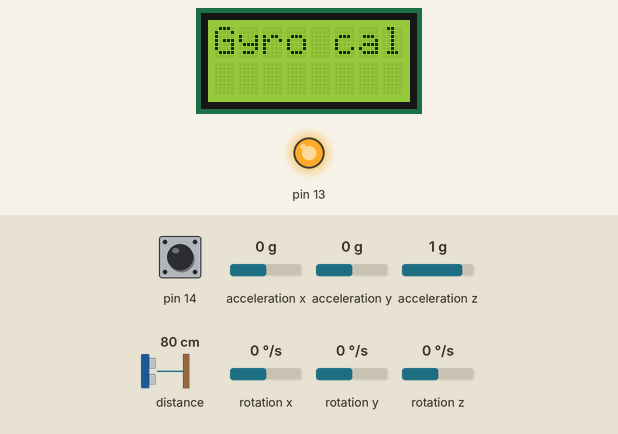
Bench run of a sketch on a simulated Arduino Leonardo, built with avr-gcc and run on an emulated ATmega32U4. Parts: 8×2 character LCD, output pins drawn as LEDs (lit = HIGH). The test bench sets the inputs (shaded band); at power-on: pin 14 HIGH, rotation z 0 °/s, acceleration x 0 g, acceleration y 0 g, acceleration z 1 g, distance to the obstacle 80 cm, rotation x 0 °/s, rotation y 0 °/s.

Above: at 0.8 s.
0.9 s: pin 14 pulled LOW for 3.2 s
At 1.5 s:
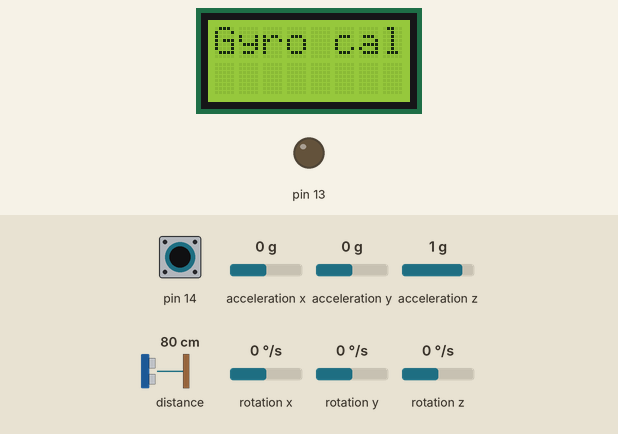
At 2.7 s:
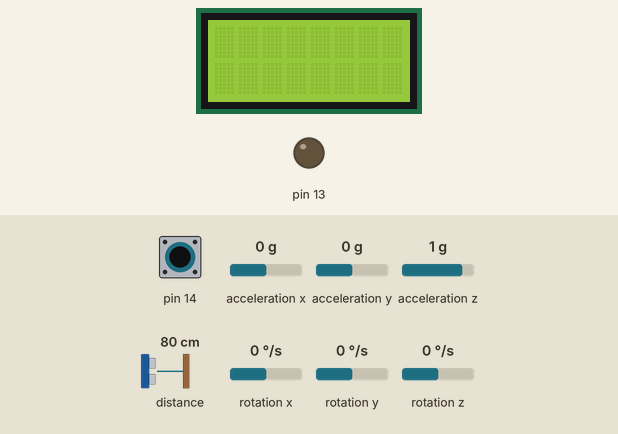
7.1 s: rotation z set to -12 °/s
10.1 s: rotation z set to -16 °/s
13.1 s: rotation z set to -7 °/s
16.1 s: rotation z set to -4 °/s
22.1 s: rotation z set to 0 °/s
Timing chart, 0 to 25.1 s (numbered marks = the images above; inputs shaded):
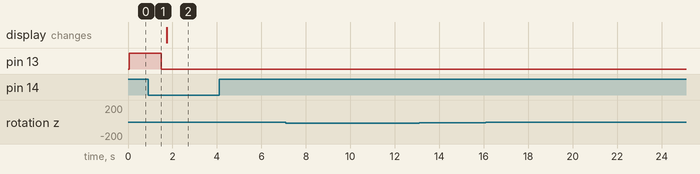

Measured:
- after the input at 7.1 s, every drawn part: stays the same
- after the input at 13.1 s, every drawn part: stays the same
- after the input at 16.1 s, every drawn part: stays the same

The sketch:

SystematicWheelOdometry.ino
```cpp
/*
    Created by: Nikolaj Krebs,
    Date: 10/9/2022 10:55PM
*/

#include <Arduino.h>
#include <Wire.h>
#include <Zumo32U4.h>
#include <math.h>

#define MOTOR_SPEED 100
#define NUM_SENSORLEVELS 6
#define DEBUG_MODE false

Zumo32U4LCD LCD;
Zumo32U4IMU IMU;
Zumo32U4ButtonA ButtonA;
Zumo32U4ProximitySensors ProximitySensors;

uint16_t BrightnessLevels[] = { 1,1,3,3,5,5 };

//Booleans that help the robot know how far in the process it is
bool Rotating = false;
bool ReachedDestination = false;
bool NavFinished = false;
bool Navigating = false;
bool SensorReads = true;
bool Bounce = true;
bool Reset = true;

////////////////////////Odometry Constants and variables/////////////////////////
int WheelDiameter = 4; // 4cm
int AxleLength = 9;
int DeltaT = 25;
double CurrentX = 0;
double CurrentY = 0;
double DeltaX = 0;
double DeltaY = 0;
int GlobalTheta; // Orientation
double MomentaryTheta, TargetTheta, DeltaD;
double VelocityR = 0;
double VelocityL = 0;
double FWDVelocity = 0;

//////////////////////// MOTOR ////////////////////////
Zumo32U4Motors Motors;
Zumo32U4Encoders WheelEncoders;
int DrivenDistance;
int Angle;

////////////////Gyro setup/////////////////////
int TurnAngleDegrees;

/* turnAngle is a 32-bit unsigned integer representing the amount
the robot has turned since the last time turnSensorReset was
called.  This is computed solely using the Z axis of the gyro, so
it could be inaccurate if the robot is rotated about the X or Y
axes.
Our convention is that a value of 0x20000000 represents a 45
degree counter-clockwise rotation.  This means that a uint32_t
can represent any angle between 0 degrees and 360 degrees.  If
you cast it to a signed 32-bit integer by writing
(int32_t)turnAngle, that integer can represent any angle between
-180 degrees and 180 degrees. */
uint32_t CurrentTurnAngle = 0;

// This variable helps us keep track of how much time has passed
// between readings of the gyro.
uint16_t GyroLastUpdate = 0;

// turnRate is the current angular rate of the gyro, in units of
// 0.07 degrees per second.
// GyroOffset is the average reading obtained from the gyro's Z axis
// during calibration.
int16_t TurnRate, GyroOffset;

/// <summary>
/// A single waypoint struct that represents a waypoint within a 2d frame
/// </summary>
struct Waypoint
{
    int X;
    int Y;
    Waypoint* next; // Chain reference to the next waypoint in queue (If queue is not NULL)

    Waypoint(int x, int y) {
        X = x;
        Y = y;
        next = NULL;
    }
};

/// <summary>
/// Debug log function that only logs if DEBUG_MODE is set to true.
/// </summary>
/// <param name="text"></param>
void debugLog(String text) {
    if (DEBUG_MODE)
        Serial.println("[DEBUG]<" + (String)__TIME__ + ">: " + text);
}

/// <summary>
/// The overall struct for the waypoint queue that contains a rear and front end for Waypoints.
/// </summary>
struct WaypointQueue
{
    Waypoint* Front, * Rear;

    WaypointQueue() {
        Front = Rear = NULL;
    }

    /// <summary>
    /// Adds a waypoint to the queue
    /// </summary>
    /// <param name="x"></param>
    /// <param name="y"></param>
    void EnQueue(int x, int y)
    {
        Waypoint* temp = new Waypoint(x, y);

        if (Rear == NULL) {
            Front = Rear = temp;
            return;
        }

        Rear->next = temp;
        Rear = temp;
        debugLog("Waypoint has been enqueued. Data (X): " + (String)temp->X + ", (Y): " + (String)temp->Y);
    }

    /// <summary>
    /// Removes a waypoint from the queue
    /// </summary>
    void DeQueue()
    {
        if (Front == NULL) {
            return;
        }

        Waypoint* temp = Front;
        Front = Front->next;

        if (Front == NULL) {
            Rear = NULL;
        }

        //debugLog("Removed waypoint from queue. Data (X): " + (String)temp->X + ", (Y): " + (String)temp->Y);
        delete(temp);
        //debugLog("Removed. X value for the next waypoint in queue: " + (String)front->X)
    }
};

WaypointQueue WaypointQueue_;

// the setup function runs once when you press reset or power the board
void setup() {
    ConfigureComponents();
}

// the loop function runs over and over again until power down or reset
void loop() {
    WaypointQueue_.DeQueue();
    // If there is a waypoint within the queue
    if (WaypointQueue_.Front != NULL) {
        MoveTo(WaypointQueue_.Front->X, WaypointQueue_.Front->Y);
    }
    // If there is no waypoints left in the queue
    else {
        NavFinished = true;
    }
    // If a reset is indicated
    if (NavFinished && Reset) {
        Reset = false;
        TurnAngle(0, 'R');
        Motors.setSpeeds(-MOTOR_SPEED, -MOTOR_SPEED);
        delay(1500);
        Motors.setSpeeds(0, 0);
    }
}

/// <summary>
/// Configures the components and sets the initial values and properties required for the code to run
/// properly
/// </summary>
void ConfigureComponents() {
    Serial.begin(9600);
    GyroscopeSetup();
    delay(500);
    GyroscopeReset();
    LCD.clear();
    ButtonA.waitForPress();
    delay(250);
    ProximitySensors.initThreeSensors();
    ProximitySensors.setBrightnessLevels(BrightnessLevels, sizeof(BrightnessLevels) / 2);
    CurrentX = -23;
    CurrentY = 10;
    EnQueueWaypoints();
    MoveTo(WaypointQueue_.Front->X, WaypointQueue_.Front->Y);
}

/// <summary>
/// Enqueues hardcoded waypoints that are made for the purpose of demonstration
/// </summary>
void EnQueueWaypoints() {
    WaypointQueue_.EnQueue(0, 11);
    WaypointQueue_.EnQueue(0, 45);
    WaypointQueue_.EnQueue(8, 45);
    WaypointQueue_.EnQueue(8, 10);
    WaypointQueue_.EnQueue(16, 10);
    WaypointQueue_.EnQueue(16, 45);
    WaypointQueue_.EnQueue(24, 45);
    WaypointQueue_.EnQueue(24, 10);
    WaypointQueue_.EnQueue(32, 10);
    WaypointQueue_.EnQueue(32, 45);
    WaypointQueue_.EnQueue(40, 45);
    WaypointQueue_.EnQueue(40, 10);
    WaypointQueue_.EnQueue(48, 10);
    WaypointQueue_.EnQueue(48, 45);
    WaypointQueue_.EnQueue(56, 45);
    WaypointQueue_.EnQueue(56, 10);
    WaypointQueue_.EnQueue(64, 10);
    WaypointQueue_.EnQueue(64, 40);
    WaypointQueue_.EnQueue(-23, 10);
}

/// <summary>
/// The initial setup function for configuration the IMU's gyroscope
/// </summary>
void GyroscopeSetup() {
    Wire.begin();
    IMU.init();
    IMU.enableDefault();
    IMU.configureForTurnSensing();
    LCD.clear();
    LCD.print(F("Gyro cal"));

    // Turn on the yellow LED in case the LCD is not available.
    ledYellow(1);
    // Calibrate the gyro.
    int32_t total = 0;
    int sampleIterations = 1024;
    for (uint16_t i = 0; i < sampleIterations; i++) {
        // Wait for new data to be available, then read it.
        while (!IMU.gyroDataReady()) {} // Is this needed????
        IMU.readGyro();
        // Add the Z axis reading to the total.
        total += IMU.g.z;
    }
    ledYellow(0);
    GyroOffset = total / sampleIterations;
    delay(250);
    // Display the angle (in degrees from -180 to 180)
    LCD.clear();
}

/// <summary>
/// Resetting the current turned angle of the robot and the last update counter for the
/// gyroscope
/// </summary>
void GyroscopeReset() {
    GyroLastUpdate = micros();
    CurrentTurnAngle = 0;
}

/// <summary>
/// The turn function for the robot that turns to a given angle in degrees in a given direction
/// that is represented by a char.
/// </summary>
/// <param name="goalAngle"></param>
/// <param name="Direction"></param>
void TurnAngle(int goalAngle, char direction)
{
    switch (direction)
    {
        // Turn in a right direction
        case 'R':
            GyroscopeUpdate();

            while (!Rotating) {
                UpdatePosition();
                if (GlobalTheta >= goalAngle && (goalAngle) >= GlobalTheta) {
                    Motors.setSpeeds(0, 0);
                    Rotating = true;
                }
                else {
                    Motors.setSpeeds(MOTOR_SPEED, -MOTOR_SPEED * 0.85);
                }
            }
            Rotating = false;
            break;

        // Turn in a left direction
        case 'L':
            GyroscopeUpdate();
            while (!Rotating)
            {
                UpdatePosition();
                if (GlobalTheta >= goalAngle && (goalAngle) >= GlobalTheta) {
                    Motors.setSpeeds(0, 0);
                    Rotating = true;
                }
                else {
                    Motors.setSpeeds(-MOTOR_SPEED, MOTOR_SPEED);
                }
            }
            Rotating = false;
            break;
    }
}

/// <summary>
/// Returns a boolean value that represents whether the robot is at the desired
/// location or not. This function also handles the difference between waypoints and current
/// positions in the frame when it is moving from a negative position to a negative waypoint.
/// </summary>
/// <param name="negX"></param>
/// <param name="negY"></param>
/// <param name="x"></param>
/// <param name="y"></param>
/// <param name="inverseX"></param>
/// <param name="inverseY"></param>
/// <returns></returns>
bool VerifyCurrentDestination(bool negX, bool negY, int x, int y, bool xInversed, bool yInversed)
{
    // Dear reader, we apologize for this cracked code but we are happy to inform you it works perfectly!
    bool ret = false;
    int equationLeftX = xInversed ? x : CurrentX;
    int equationLeftY = yInversed ? y : CurrentY;
    int equationRightX = xInversed ? CurrentX : x;
    int equationRightY = yInversed ? CurrentY : y;

    if (negX && negY) {
        debugLog("Moving to a pos where: " + (String)equationLeftY + " <= " + (String)equationRightY);
        ret = equationLeftX <= equationRightX && equationLeftY <= equationRightY ? true : false;
    }
    else if (!negX && !negY) {
        debugLog("Moving to a pos where: " + (String)equationLeftY + " >= " + (String)equationRightY);
        ret = equationLeftX >= equationRightX && equationLeftY >= equationRightY ? true : false;
    }
    else if (!negX && negY) {
        debugLog("Moving to a pos where: " + (String)equationLeftY + " <= " + (String)equationRightY);
        ret = equationLeftX >= equationRightX && equationLeftY <= equationRightY ? true : false;
    }
    else if (negX && !negY) {
        debugLog("Moving to a pos where: " + (String)equationLeftY + " >= " + (String)equationRightY);
        ret = equationLeftX <= equationRightX && equationLeftY >= equationRightY ? true : false;
    }
    return ret;
}

/// <summary>
/// Rotates the robot and calls for a forward movement to the desired waypoint
/// </summary>
/// <param name="x"></param>
/// <param name="y"></param>
void MoveTo(int x, int y)
{
    Navigating = true;
    int destx = x - CurrentX;
    int desty = y - CurrentY;
    char rotationalDirection;

    // Converts from radians to degrees
    int angleDeg = atan2(desty, destx) * 180 / PI;
    Angle = (angleDeg + 360) % 360;

    if (GlobalTheta > 245 && Angle < 90)
    {
        rotationalDirection = 'L';
    }
    else
    {
        rotationalDirection = 0 < Angle && Angle < 180 ? 'L' : 'R';
    }

    bool destXNeg = x < 0 ? true : false;
    bool destYNeg = y < 0 ? true : false;
    ReachedDestination = false;
    TurnAngle(Angle, rotationalDirection);
    MoveForward(x, y, destXNeg, destYNeg, Angle);
}

/// <summary>
/// Moves the robot in a forward direction until it reaches a given destination
/// </summary>
/// <param name="x"></param>
/// <param name="y"></param>
/// <param name="destXneg"></param>
/// <param name="destYneg"></param>
/// <param name="angle"></param>
void MoveForward(int x, int y, bool destXneg, bool destYneg, int angle)
{
    debugLog("Moving to x: " + (String)x + ", y: " + (String)y);
    Motors.setSpeeds(MOTOR_SPEED, MOTOR_SPEED);
    bool xInverse = CurrentX > (x - 5) && destXneg || CurrentX > (x + 5) && !destXneg ? true : false;
    bool yInverse = CurrentY > (y - 5) && destYneg || CurrentY > (y + 5) && !destYneg ? true : false;
    debugLog("X inverse: " + (String)xInverse + ", Y inverse: " + (String)yInverse);
    while (!VerifyCurrentDestination(destXneg, destYneg, x, y, xInverse, yInverse) && !ReachedDestination)
    {
        ProximitySensors.read();
        if (ProximitySensors.countsFrontWithLeftLeds() >= 4 || ProximitySensors.countsFrontWithRightLeds() >= 4)
        {
            Motors.setSpeeds(0, 0);
            TurnAngle(angle - 90, 'R');
            Motors.setSpeeds(MOTOR_SPEED, MOTOR_SPEED);
            delay(1000);
            TurnAngle(angle, 'L');
            Motors.setSpeeds(MOTOR_SPEED, MOTOR_SPEED);
            delay(1750);
            TurnAngle(angle + 89, 'L');
            Motors.setSpeeds(MOTOR_SPEED, MOTOR_SPEED);
            delay(1000);
            TurnAngle(angle, 'R');
            MoveTo(x, y);
        }
        if (0 < WheelEncoders.getCountsLeft() || 0 < WheelEncoders.getCountsRight()) {
            UpdatePosition();
        }
    }
    Motors.setSpeeds(0, 0);
    ReachedDestination = true;
    Navigating = false;
    debugLog("Done! Current pos x: " + (String)CurrentX + ", y: " + (String)CurrentY);
}

/// <summary>
/// Updates all the variables that is related to the gyroscope and position
/// </summary>
void GyroscopeUpdate()
{
    // Read the measurements from the gyro.
    IMU.readGyro();
    TurnRate = IMU.g.z - GyroOffset;

    // Figure out how much time has passed since the last update (dt)
    uint16_t m = micros();
    uint16_t dt = m - GyroLastUpdate;
    GyroLastUpdate = m;

    // Multiply dt by turnRate in order to get an estimation of how
    // much the robot has turned since the last update.
    // (angular change = angular velocity * time)
    int32_t d = (int32_t)TurnRate * dt;

    // The units of d are gyro digits times microseconds.  We need
    // to convert those to the units of turnAngle, where 2^29 units
    // represents 45 degrees.  The conversion from gyro digits to
    // degrees per second (dps) is determined by the sensitivity of
    // the gyro: 0.07 degrees per second per digit.
    //
    // (0.07 dps/digit) * (1/1000000 s/us) * (2^29/45 unit/degree)
    // = 14680064/17578125 unit/(digit*us)
    CurrentTurnAngle += (int64_t)d * 14680064 / 17578125; // TODO: Add some comment

    // Converts angle interval from [-180;180] to [0;360]
    TurnAngleDegrees = ((((int32_t)CurrentTurnAngle >> 16) * 360) >> 16);

    // Compensates for 360 degrees of freedom with angels that range from -360 to +360
    if (TurnAngleDegrees <= 0 && TurnAngleDegrees >= -180) {
        GlobalTheta = (360 + TurnAngleDegrees);
    }
    if (TurnAngleDegrees >= 0 && TurnAngleDegrees <= 180) {
        GlobalTheta = TurnAngleDegrees;
    }
}

/// <summary>
/// Updates all the variables relevant to position and wheel encoders
/// </summary>
void UpdatePosition()
{
    GyroscopeUpdate();
    float encL = WheelEncoders.getCountsLeft();
    float encR = WheelEncoders.getCountsRight();
    FWDVelocity = (((encL + encR) / 2) / 909.7 * (PI * WheelDiameter));
    VelocityR = ((encR) / 909.7 * (PI * WheelDiameter));
    VelocityL = ((encL) / 909.7 * (PI * WheelDiameter));
    DeltaD = (VelocityR + VelocityL) / 2;
    WheelEncoders.getCountsAndResetLeft();
    WheelEncoders.getCountsAndResetRight();
    DeltaX = (DeltaD * cos(GlobalTheta * (PI / 180)));
    DeltaY = (DeltaD * sin(GlobalTheta * (PI / 180)));

    CurrentX = CurrentX + DeltaX;
    CurrentY = CurrentY + DeltaY;

    LCD.clear();
    LCD.gotoXY(0, 0);
    LCD.print("x: " + (String)CurrentX);
    LCD.gotoXY(0, 1);
    LCD.print("y: " + (String)CurrentY);
}
```
